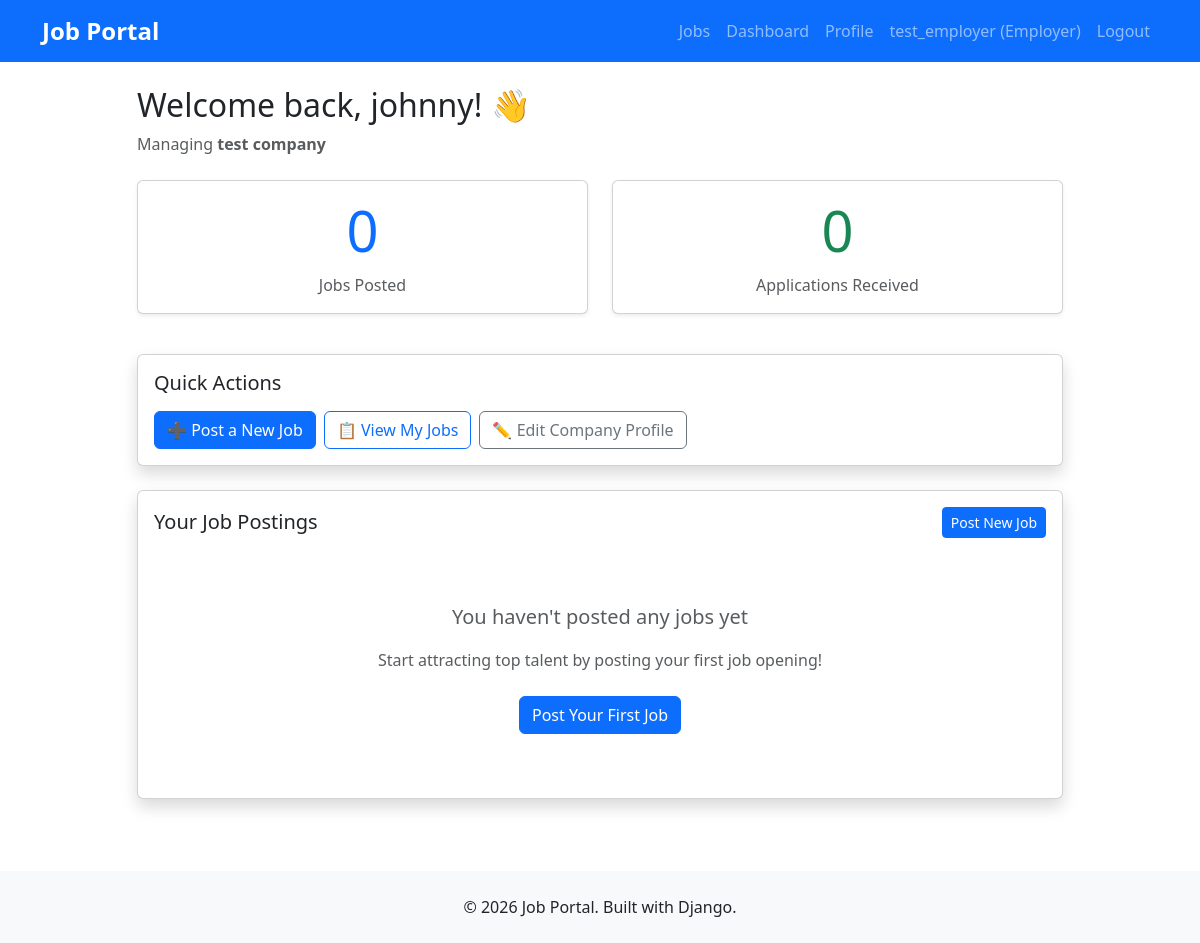
Before: /users/dashboard/ (signed in) with the older database file.
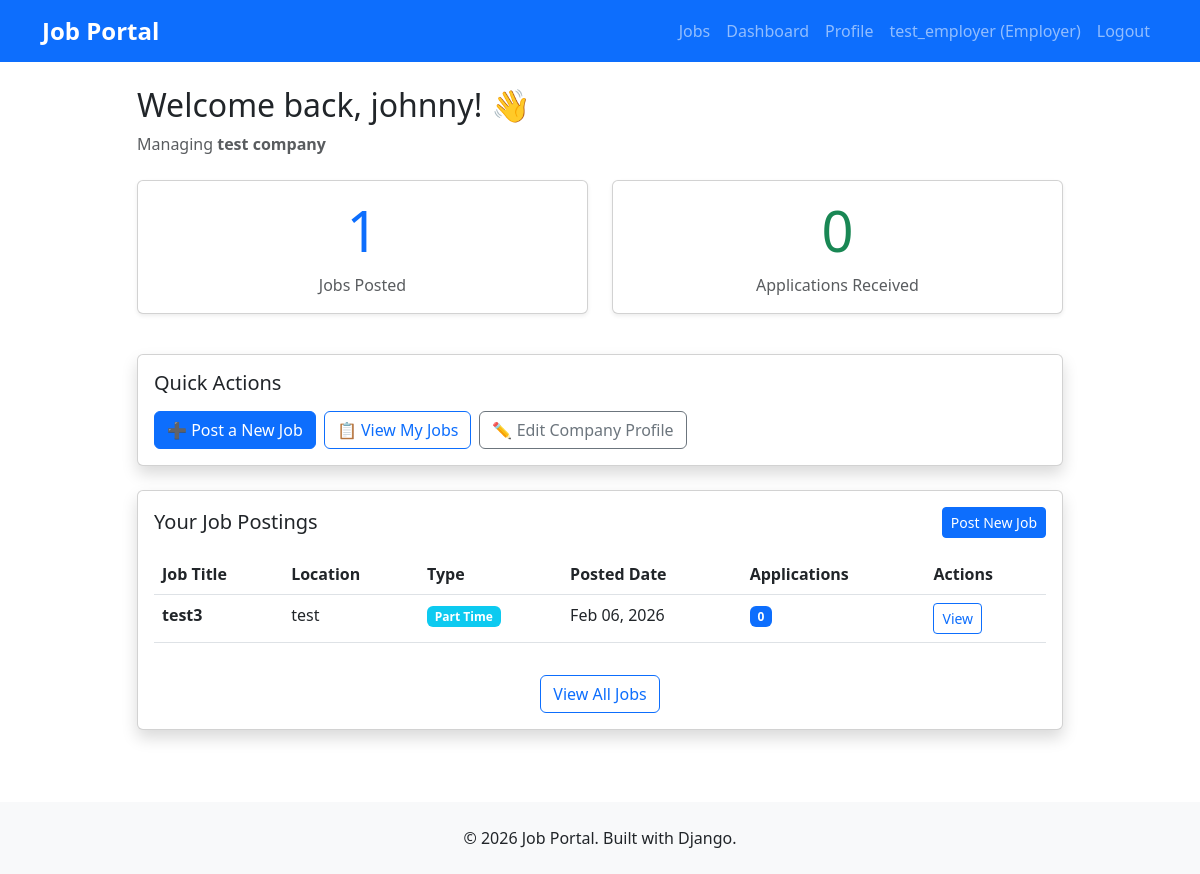
After: the same page with the newer database file.
### jobs/models.py (models this page shows)
class Job(models.Model):
    JOB_TYPES = (
        ('full_time', 'Full Time'),
        ('part_time', 'Part Time'),
        ('contract', 'Contract'),
        ('internship', 'Internship'),
    )
    employer = models.ForeignKey(User, on_delete=models.CASCADE)
    title = models.CharField(max_length=200)
    description = models.TextField()
    requirements = models.TextField()
    location = models.CharField(max_length=200)
    job_type = models.CharField(max_length=20, choices=JOB_TYPES)
    salary_min = models.DecimalField(max_digits=10, decimal_places=2, null=True, blank=True)
    salary_max = models.DecimalField(max_digits=10, decimal_places=2, null=True, blank=True)
    is_active = models.BooleanField(default=True)
    created_at = models.DateTimeField(auto_now_add=True)
    updated_at = models.DateTimeField(auto_now=True)
    class Meta:
        db_table = 'jobs'
        ordering = ['-created_at']

### users/views.py (the view)
# urls.py: path('dashboard/', views.dashboard_view, name='dashboard'),
@login_required
def dashboard_view(request):
    user = request.user
    if user.user_type == 'job_seeker':
        try:
            profile = user.jobseekerprofile
        except:
            from .models import JobSeekerProfile
            profile = JobSeekerProfile.objects.create(user=user)
        profile_fields = [
            user.first_name,
            user.last_name,
            user.email,
            user.phone,
            profile.resume,
            profile.skills,
            profile.education,
        ]
        completed_fields = sum(1 for field in profile_fields if field)
        profile_completion = int((completed_fields / len(profile_fields)) * 100)
        from jobs.models import Application
        applications_count = Application.objects.filter(applicant=user).count()
        context = {
            'profile': profile,
            'applications_count': applications_count,
            'profile_completion': profile_completion,
        }
        return render(request, 'users/dashboard_job_seeker.html', context)
    else:  # employer
        try:
            profile = user.employerprofile
        except:
            from .models import EmployerProfile
            profile = EmployerProfile.objects.create(user=user, company_name='Not Set')
        from jobs.models import Job, Application
        jobs_posted = Job.objects.filter(employer=user).count()
        applications_received = Application.objects.filter(
            job__employer=user
        ).count()
        recent_jobs = Job.objects.filter(employer=user).order_by('-created_at')[:5]
        context = {
            'profile': profile,
            'jobs_posted': jobs_posted,
            'applications_received': applications_received,
            'recent_jobs': recent_jobs,
        }
        return render(request, 'users/dashboard_employer.html', context)

### templates/users/dashboard_employer.html (shortened to what the changed rows need)
{% extends 'base.html' %}
{% block content %}
<div class="row">
    <div class="col-lg-10 mx-auto">
        <div class="mb-4">
            <h2>Welcome back, {{ user.first_name }}! 👋</h2>
        </div>
        <div class="row mb-4">
            <div class="col-md-6 mb-3">
                <div class="card shadow-sm h-100">
                    <div class="card-body text-center">
                        <h1 class="display-4 text-primary mb-2">{{ jobs_posted }}</h1>
                        <p class="text-muted mb-0">Jobs Posted</p>
                    </div>
                </div>
            </div>
            <div class="col-md-6 mb-3">
                <div class="card shadow-sm h-100">
                    <div class="card-body text-center">
                        <h1 class="display-4 text-success mb-2">{{ applications_received }}</h1>
                    </div>
                </div>
            </div>
        </div>
        <div class="card shadow">
            <div class="card-body">
                {% if recent_jobs %}
                    <div class="table-responsive">
                        <table class="table table-hover">
                            <thead>
                                <tr>
                                    <th>Job Title</th>
                                    <th>Location</th>
                                    <th>Type</th>
                                    <th>Posted Date</th>
                                    <th>Applications</th>
                                    <th>Actions</th>
                                </tr>
                            </thead>
                            <tbody>
                                {% for job in recent_jobs %}
                                <tr>
                                    <td><strong>{{ job.title }}</strong></td>
                                    <td>{{ job.location }}</td>
                                    <td>
                                        <span class="badge bg-info">{{ job.get_job_type_display }}</span>
                                    </td>
                                    <td>{{ job.created_at|date:"M d, Y" }}</td>
                                    <td>
                                        <span class="badge bg-primary">{{ job.application_set.count }}</span>
                                    </td>
                                    <td>
                                        <a href="{% url 'jobs:job_detail' job.pk %}" class="btn btn-sm btn-outline-primary">View</a>
                                    </td>
                                </tr>
                                {% endfor %}
                            </tbody>
                        </table>
                    </div>
                    <div class="text-center mt-3">
                        <a href="{% url 'jobs:my_jobs' %}" class="btn btn-outline-primary">View All Jobs</a>
                    </div>
                {% else %}
                    <div class="text-center text-muted py-5">
                        <p class="lead">You haven't posted any jobs yet</p>
                        <p>Start attracting top talent by posting your first job opening!</p>
                        <a href="{% url 'jobs:post_job' %}" class="btn btn-primary mt-2">Post Your First Job</a>
                    </div>
                {% endif %}
            </div>
        </div>
    </div>
</div>
{% endblock %}

Changed rows visible on the page:
added Job: title "test3", location "test", job_type "Part Time", created_at "Feb 06, 2026", application_set.count "0"
Other visible differences:
{{ jobs_posted }}: "0" → "1"
text no longer shown: "You haven't posted any jobs yet Start attracting top talent by posting your first job opening! Post Your First Job"
text now shown: "Job Title Location Type Posted Date Applications Actions View All Jobs"
